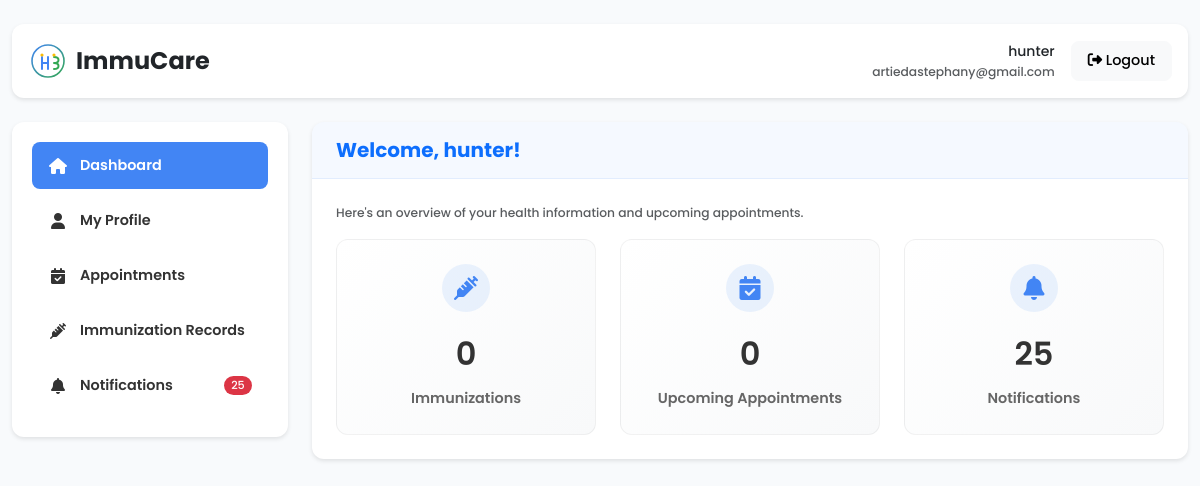
/patient_dashboard.php (signed in), run on an earlier commit of the app's database.
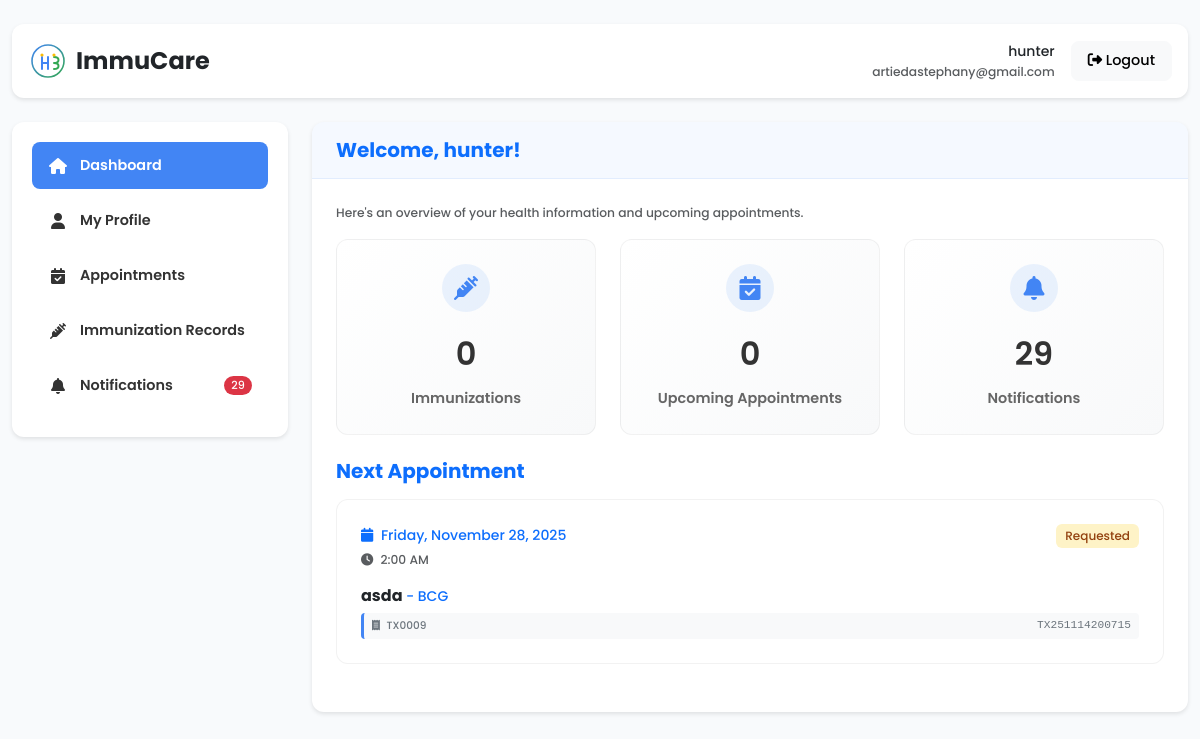
And on a later commit of the database.
### tables this page shows
CREATE TABLE `appointments` (
  `id` int(11) NOT NULL,
  `patient_id` int(11) NOT NULL,
  `staff_id` int(11) DEFAULT NULL,
  `appointment_date` datetime NOT NULL,
  `vaccine_id` int(11) DEFAULT NULL,
  `purpose` varchar(255) NOT NULL,
  `location` varchar(255) DEFAULT 'Main Clinic',
  `status` enum('requested','confirmed','completed','cancelled','no_show') DEFAULT 'requested',
  `notes` text DEFAULT NULL,
  `transaction_id` varchar(100) DEFAULT NULL,
  `transaction_number` varchar(50) DEFAULT NULL,
  `created_at` datetime NOT NULL,
  `updated_at` timestamp NOT NULL DEFAULT current_timestamp() ON UPDATE current_timestamp()
);

CREATE TABLE `vaccines` (
  `id` int(11) NOT NULL,
  `name` varchar(100) NOT NULL,
  `manufacturer` varchar(100) DEFAULT NULL,
  `description` text DEFAULT NULL,
  `recommended_age` varchar(100) DEFAULT NULL,
  `doses_required` int(11) DEFAULT 1,
  `days_between_doses` int(11) DEFAULT NULL,
  `is_active` tinyint(1) DEFAULT 1,
  `created_at` datetime NOT NULL,
  `updated_at` timestamp NOT NULL DEFAULT current_timestamp() ON UPDATE current_timestamp()
);

### transaction_helper.php (called while the page is built, shortened)
<?php
class TransactionHelper {
    public static function formatTransactionId($transaction_id) {
        if (empty($transaction_id)) {
            return 'N/A';
        }
        return $transaction_id;
    }
    public static function formatTransactionNumber($transaction_number) {
        if (empty($transaction_number)) {
            return 'N/A';
        }
        return $transaction_number;
    }
}
?>

### patient_dashboard.php (the view, shortened to what the changed rows need)
<?php
require_once 'transaction_helper.php';
$user_id = $_SESSION['user_id'];
$conn = new mysqli(DB_HOST, DB_USER, DB_PASS, DB_NAME);
$stmt = $conn->prepare("SELECT * FROM patients WHERE user_id = ?");
$stmt->bind_param("i", $user_id);
$stmt->execute();
$result = $stmt->get_result();
$patient = $result->fetch_assoc();
$patient_id = $patient ? $patient['id'] : null;
$stmt = $conn->prepare("SELECT COUNT(*) as count FROM notifications WHERE user_id = ? AND is_read = 0");
$stmt->bind_param("i", $user_id);
$stmt->execute();
$result = $stmt->get_result();
$notification_count = $result->fetch_assoc()['count'];
$stmt = $conn->prepare("
    SELECT a.*, v.name as vaccine_name, a.transaction_id, a.transaction_number
    FROM appointments a
    LEFT JOIN vaccines v ON a.vaccine_id = v.id
    WHERE a.patient_id = ? AND a.status IN ('requested', 'confirmed') AND a.appointment_date >= CURDATE()
    ORDER BY a.appointment_date ASC
    LIMIT 5
");
$stmt->bind_param("i", $patient_id);
$stmt->execute();
$upcoming_appointments = $stmt->get_result();
?>
<!DOCTYPE html>
<html lang="en">
<head>
    <link href="https://cdn.jsdelivr.net/npm/bootstrap@5.3.0/dist/css/bootstrap.min.css" rel="stylesheet">
    <link rel="stylesheet" href="https://cdnjs.cloudflare.com/ajax/libs/font-awesome/6.4.0/css/all.min.css">
</head>
<body>
    <div class="container-fluid py-4">
        <div class="dashboard-header mb-4">
            <div class="d-flex flex-column flex-md-row justify-content-between align-items-center">
                <div class="d-flex align-items-center mb-3 mb-md-0">
                    <h1 class="h4 mb-0"><?php echo APP_NAME; ?></h1>
                </div>
            </div>
        </div>
        <div class="row g-4">
            <div class="col-12 col-lg-3">
                <div class="sidebar">
                    <ul class="sidebar-menu">
                        <li><a href="#notifications" class="nav-link" data-section="notifications">
                            <div><i class="fas fa-bell"></i> Notifications</div>
                            <?php if ($notification_count > 0): ?>
                                <span class="badge rounded-pill bg-danger"><?php echo $notification_count; ?></span>
                            <?php endif; ?>
                        </a></li>
                    </ul>
                </div>
            </div>
            <div class="col-12 col-lg-9">
                <div class="content-section active" id="dashboard-section">
                    <div class="card mb-4">
                        <div class="card-body">
                            <div class="row g-4">
                                <div class="col-12 col-md-4">
                                    <div class="stat-card">
                                        <div class="icon">
                                            <i class="fas fa-bell"></i>
                                        </div>
                                        <div class="number"><?php echo $notification_count; ?></div>
                                        <div class="label">Notifications</div>
                                    </div>
                                </div>
                            </div>
                            <?php if ($upcoming_appointments->num_rows > 0): ?>
                            <div class="mt-4">
                                <h5 class="text-primary mb-3">Next Appointment</h5>
                                <?php
                                $appointment = $upcoming_appointments->fetch_assoc();
                                ?>
                                <div class="card border-card">
                                    <div class="card-body">
                                        <div class="d-flex flex-column flex-md-row justify-content-between align-items-start mb-3">
                                            <div class="mb-2 mb-md-0">
                                                <div class="text-primary fw-medium mb-1">
                                                    <i class="fas fa-calendar me-1"></i>
                                                    <?php echo date('l, F j, Y', strtotime($appointment['appointment_date'])); ?>
                                                </div>
                                                <div class="text-muted small">
                                                    <i class="fas fa-clock me-1"></i>
                                                    <?php echo date('g:i A', strtotime($appointment['appointment_date'])); ?>
                                                </div>
                                            </div>
                                            <span class="badge badge-<?php echo strtolower($appointment['status']); ?>">
                                                <?php echo ucfirst($appointment['status']); ?>
                                            </span>
                                        </div>
                                        <h6 class="mb-2">
                                            <?php echo htmlspecialchars($appointment['purpose']); ?>
                                            <?php if ($appointment['vaccine_id']): ?>
                                                <span class="text-primary small">
                                                    - <?php echo htmlspecialchars($appointment['vaccine_name']); ?>
                                                </span>
                                            <?php endif; ?>
                                        </h6>
                                        <div class="mt-2 transaction-info">
                                            <div class="d-flex justify-content-between align-items-center">
                                                <span class="small">
                                                    <i class="fas fa-receipt me-1"></i>
                                                    <?php echo TransactionHelper::formatTransactionNumber($appointment['transaction_number']); ?>
                                                </span>
                                                <span class="transaction-id small">
                                                    <?php echo TransactionHelper::formatTransactionId($appointment['transaction_id']); ?>
                                                </span>
                                            </div>
                                        </div>
                                    </div>
                                </div>
                            </div>
                            <?php endif; ?>
                        </div>
                    </div>
                </div>
            </div>
        </div>
    </div>
</body>
</html>

What changed in the data, as far as the page shows it:
added appointments: appointment_date "Friday, November 28, 2025", appointment_date "2:00 AM", status "Requested", purpose "asda", vaccine.name "BCG", transaction_number "TX0009", transaction "TX251114200715"
Also different on the page:
$notification_count: "25" → "29"
text now shown: "Next Appointment -"
